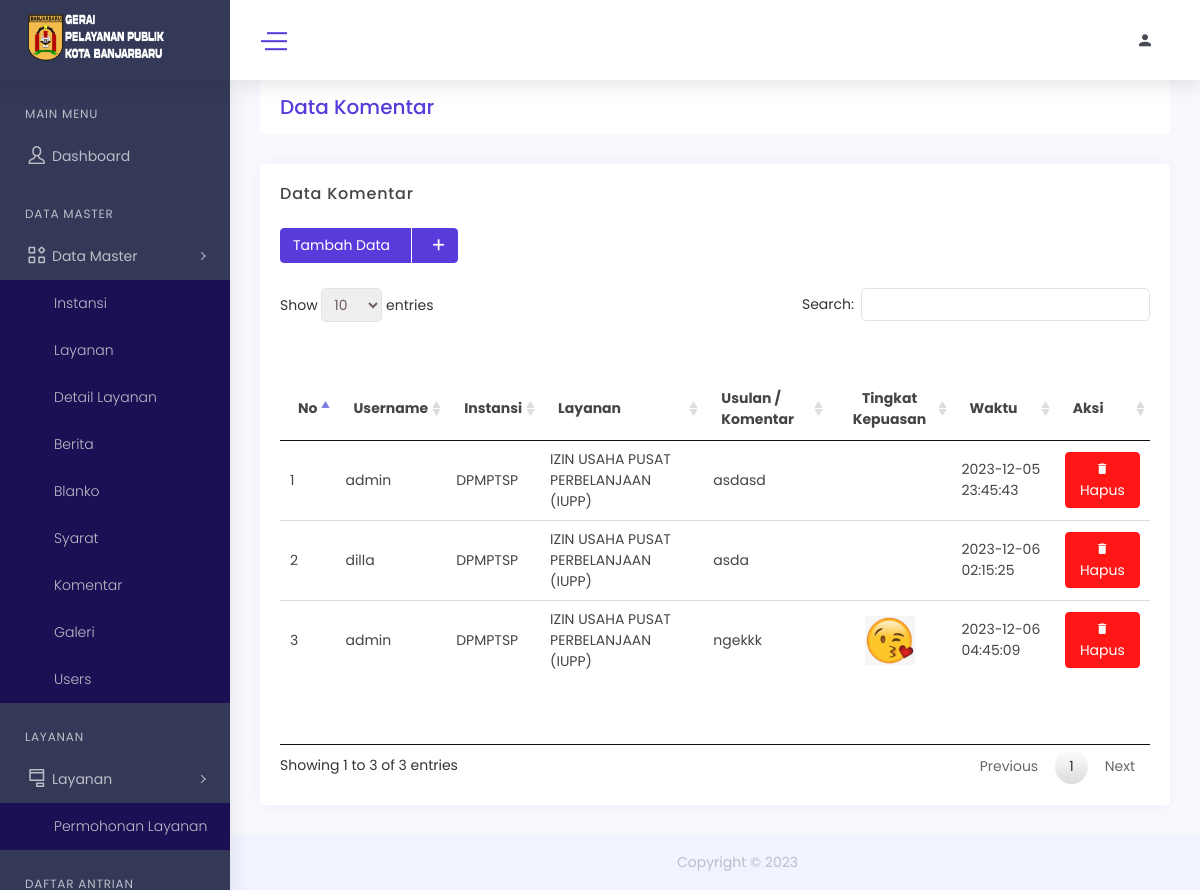
/index.php/admin/komentar, run on the app's committed database.
### tables this page shows
CREATE TABLE `komentar` (
  `id_komentar` int NOT NULL,
  `id_user` int DEFAULT NULL,
  `id_instansi` int NOT NULL,
  `id_layanan` int DEFAULT NULL,
  `komentar` text,
  `rate` int DEFAULT NULL,
  `waktu_komentar` timestamp NULL DEFAULT CURRENT_TIMESTAMP
);

CREATE TABLE `users` (
  `id_user` int NOT NULL,
  `nik` varchar(50) NOT NULL,
  `nama` varchar(500) NOT NULL,
  `username` varchar(255) DEFAULT NULL,
  `password` varchar(255) DEFAULT NULL,
  `email` varchar(255) DEFAULT NULL,
  `nomor_telepon` varchar(15) DEFAULT NULL,
  `id_level` int DEFAULT NULL,
  `id_instansi` int DEFAULT NULL,
  `gambar_user` blob
);

CREATE TABLE `instansi` (
  `id_instansi` int NOT NULL,
  `nama_instansi` varchar(255) DEFAULT NULL,
  `kode` varchar(50) NOT NULL,
  `gambar_instansi` blob
);

CREATE TABLE `layanan` (
  `id_layanan` int NOT NULL,
  `id_instansi` int DEFAULT NULL,
  `nama_layanan` varchar(255) DEFAULT NULL,
  `deskripsi_layanan` text,
  `gambar_layanan` blob
);

### application/controllers/ADMIN/Komentar.php (called while the page is built, shortened)
<?php
class Komentar extends CI_Controller {
	public function index()
	{
		$data['title'] = "Komentar | MPP";
        $data['komentar'] = $this->M_komentar->show_data();
        $data['instansi'] = $this->M_komentar->tampil_instansi();
        $data['layanan'] = $this->M_komentar->tampil_layanan();
        $this->load->view('templates/header',$data);
		$this->load->view('templates/sidebar');
		$this->load->view('admin/komentar',$data);
		$this->load->view('templates/footer');
	}
}

### index.php (called while the page is built, shortened)
<?php
require_once BASEPATH.'core/CodeIgniter.php';

### application/models/M_komentar.php (called while the page is built, shortened)
<?php
class M_komentar extends CI_Model
{
   public function show_data()
{
    return $this->db->query('SELECT
    k.`id_komentar`,
    k.`id_user`,
    k.`id_instansi`,
    k.`id_layanan`,
    k.`komentar`,
    k.`rate`,
    k.`waktu_komentar`,
    l.`nama_layanan`,
    l.`deskripsi_layanan`,
    l.`gambar_layanan`,
    i.`nama_instansi`,
    i.`kode`,
    i.`gambar_instansi`,
    u.`username`,
    u.`nama` AS user_nama
FROM
    `komentar` AS k
JOIN
    `layanan` AS l ON k.`id_layanan` = l.`id_layanan`
JOIN
    `instansi` AS i ON k.`id_instansi` = i.`id_instansi`
JOIN
    `users` AS u ON k.`id_user` = u.`id_user`
;
')->result();
}
}

### application/views/admin/komentar.php (the view, shortened to what this page needs)
<div class="content-body">
    <div class="container-fluid">
        <div class="row page-titles mx-0">
            <div class="col-sm-6 p-md-0">
                <div class="welcome-text">
                    <h4>Data Komentar</h4>
                </div>
            </div>
        </div>
        <div class="row">
            <div class="col-12">
                <div class="card">
                    <div class="card-header">
                        <h4 class="card-title">Data Komentar</h4>
                    </div>
                    <div class="card-header">
                        <button type="button" class="btn btn-primary" data-toggle="modal" data-target="#modalKomentar">Tambah Data<span class="btn-icon-right"><i class="fa fa-plus"></i></span></button>
                    </div>
                    <div class="card-body">
                        <div class="table-responsive text-dark">
                            <table id="example" class="display" style="min-width: 845px">
                                <thead>
                                    <tr>
                                        <th>No</th>
                                        <th>Username</th>
                                        <th>Instansi</th>
                                        <th>Layanan</th>
                                        <th>Usulan / Komentar</th>
                                        <th class="text-center">Tingkat Kepuasan</th>
                                        <th>Waktu</th>
                                        <th>Aksi</th>
                                    </tr>
                                </thead>
                                <tbody>
                                    <?php $no=1; foreach ($komentar as $user): ?>
                                        <tr>
                                            <td><?php echo $no++ ?></td>
                                            <td><?php echo $user->username; ?></td>
                                            <td><?php echo $user->nama_instansi; ?></td>
                                            <td><?php echo $user->nama_layanan; ?></td>
                                            <td><?php echo $user->komentar; ?></td>
                                            <td>
    <?php
    $rating = $user->rate;
    switch ($rating) {
        case 3:
            echo '<center><img src="' . base_url() . 'assets/emojis/emoji-3.png" width="50px" alt=""></center>';
            break;
        case 5:
            echo '<center><img src="' . base_url() . 'assets/emojis/emoji-5.png" width="50px" alt=""></center>';
            break;
    }
    ?>
</td>
                                            <td><?php echo $user->waktu_komentar; ?></td>
                                            <td>
                                                <a href="#" class="btn btn-danger btn-hapus" data-id="<?= $user->id_komentar ?>" data-toggle="modal" data-target="#modalKonfirmasiHapus"><i class="mdi mdi-delete"></i> <span>Hapus</span></a>
                                            </td>
                                        </tr>
                                    <?php endforeach; ?>
                                </tbody>
                            </table>
                        </div>
                    </div>
                </div>
            </div>
        </div>
    </div>
</div>

### application/views/templates/header.php (style rules this page uses)
* { margin: 0; padding: 0; box-sizing: border-box; font-family: 'Poppins', sans-serif; }

### data on the page
komentar: id_user.username "admin", id_instansi.nama_instansi "DPMPTSP", id_layanan.nama_layanan "IZIN USAHA PUSAT PERBELANJAAN (IUPP)", komentar "asdasd", waktu_komentar "2023-12-05 23:45:43"
komentar: id_user.username "dilla", id_instansi.nama_instansi "DPMPTSP", id_layanan.nama_layanan "IZIN USAHA PUSAT PERBELANJAAN (IUPP)", komentar "asda", waktu_komentar "2023-12-06 02:15:25"
komentar: id_user.username "admin", id_instansi.nama_instansi "DPMPTSP", id_layanan.nama_layanan "IZIN USAHA PUSAT PERBELANJAAN (IUPP)", komentar "ngekkk", rate 5 (drawn), waktu_komentar "2023-12-06 04:45:09"

### other printed values
Date('Y') "2023"
